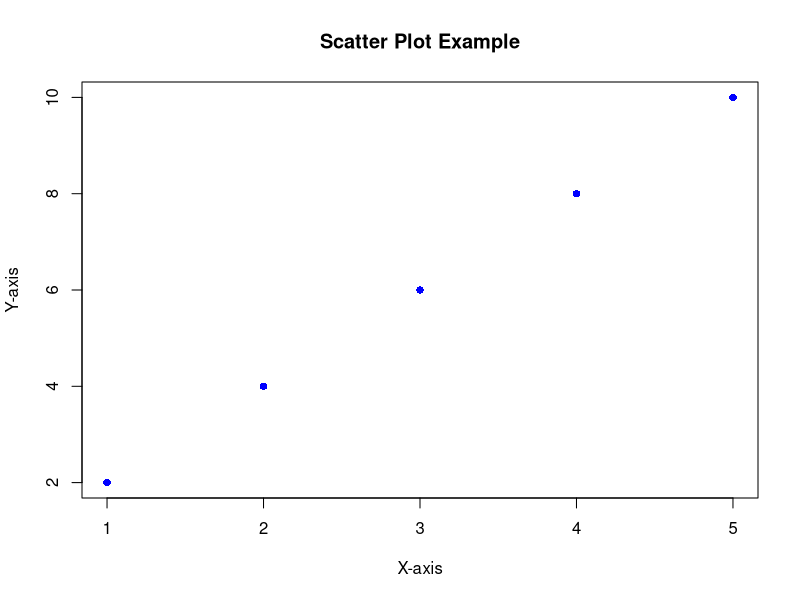
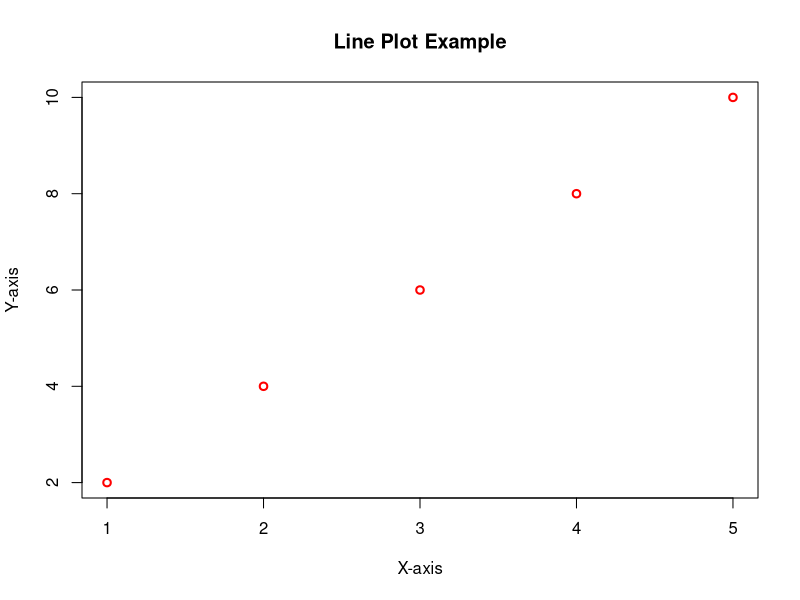
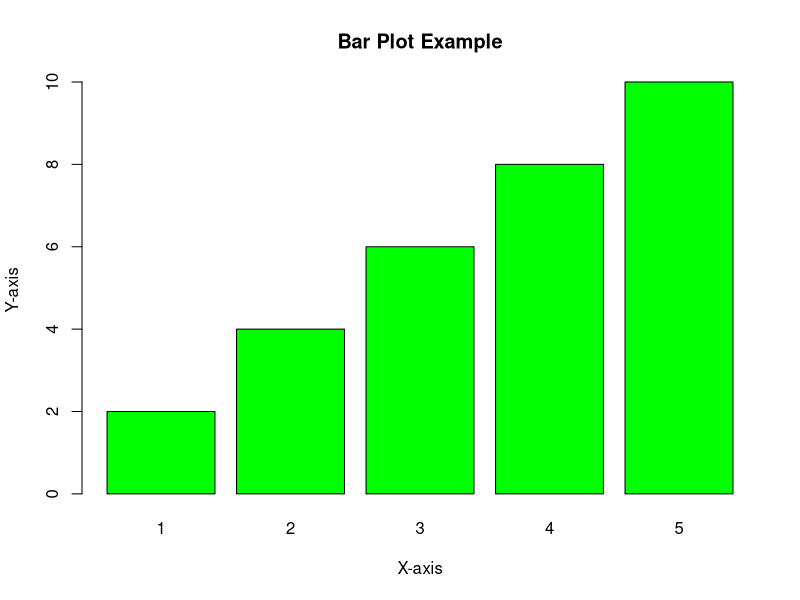
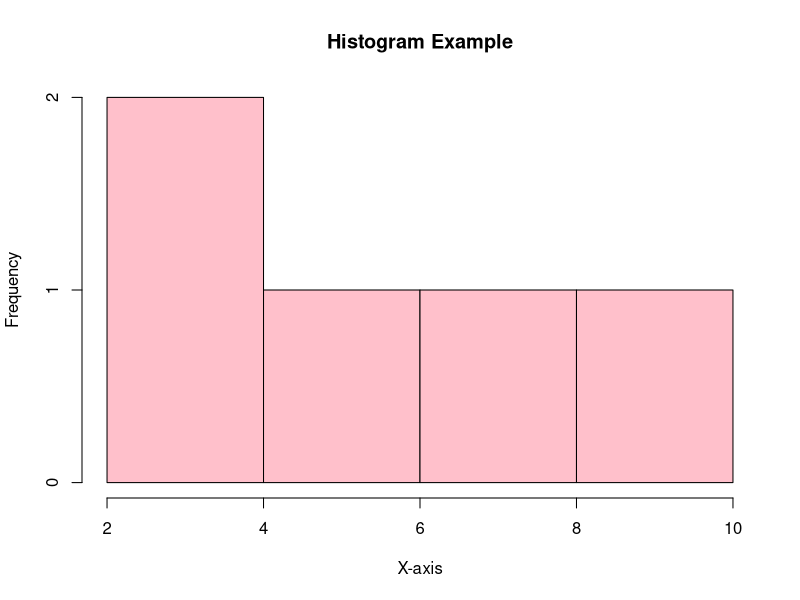

Reproduce these figures in R, in order.
string<-"hello my name is Nihara"
nchar(string)
strvec=c(string,"hi",'hey')
toupper(string)
toupper(strvec)
tolower(string)
substr(string,4,9)
grep("name",string)
grep("lima",string)
paste("hello",string,sep="/")
paste("hello",string)
strsplit(string,"e")

count=5L
name="Bob"
place="pocket"
sprintf("There are %d dollars in %s %s",count,name,place)

cat("hello","this","is","Nihara")

sub("hello my name","Am",string)



#create the graphs:scatter plot,line graph,bar plot and histogram
x = c(1,2,3,4,5)
y = c(2,4,6,8,10)
#scatter plot
plot(x,y,type="p",col="blue",pch=16,xlab="X-axis",ylab = "Y-axis",main = "Scatter Plot Example")

#line plot 
plot(x,y,type="p",col="red",lwd=2,xlab="X-axis",ylab = "Y-axis",main = "Line Plot Example")

#bar plot
barplot(y,names.arg= x,col="green",xlab="X-axis",ylab = "Y-axis",main = "Bar Plot Example")

#histogram
hist(y,col="pink",xlab="X-axis",ylab = "Frequency",main = "Histogram Example")